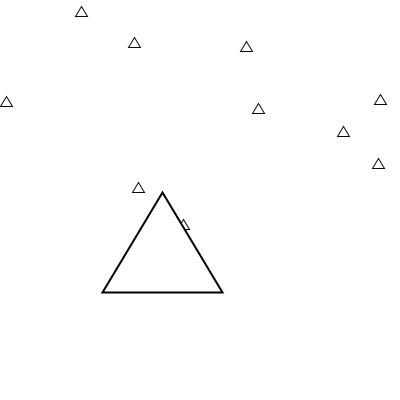
Frame 1 (no input)
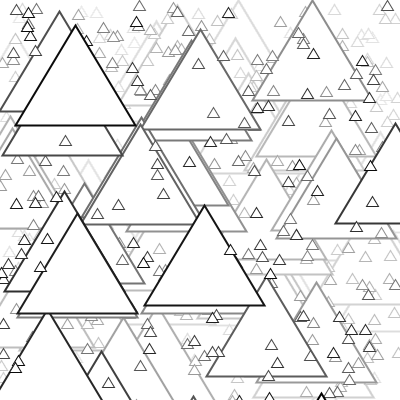
Frame 60 (the mouse pressed at the canvas centre just before this capture)
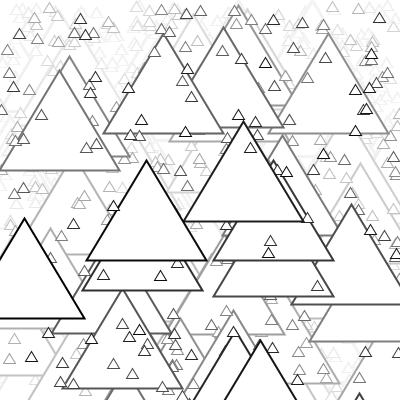
Frame 120 (the mouse held since frame 60 and released just before this capture)

The Processing sketch that drew these frames (run headless with seeded random() and noise(); from frame 60 on, the mouse is pressed at the canvas centre):

// Processing sketch: processing_154038
// ── processing_154038.pde

int counter = 0;
boolean fillTriangles = false;
 
void setup() { 
  size(400, 400);
  background(255); 
  colorMode(RGB); 
  rectMode(CENTER);
  frameRate(30);
    
}
 
void draw() { 
   
  strokeWeight(1);
  for(int a = 0; a < 10; a++){
      float rnd1 = random(width);
      float rnd2 = random(height);
      triangle(rnd1, rnd2, rnd1 + 6, rnd2 + 10, rnd1 - 6, rnd2 + 10);
  }
   
  noStroke();
  fill(255,10);
  rect(width/2, height/2,width,height);
     
  stroke(0,0,0,255);
  strokeWeight(2);
  fill(255,255);
   
  counter++;
   
  if(fillTriangles ){
      fill(random(255),255);
  } else {
      fill(255,255);
  }
   
  float rnd3 = random(width);
  float rnd4 = random(height);
  
  triangle(rnd3, rnd4, rnd3 + 60, rnd4 + 100, rnd3 - 60, rnd4 + 100);
    
  if(counter>200){
      counter = 0;
      fillTriangles = !fillTriangles;
  }
    
}
